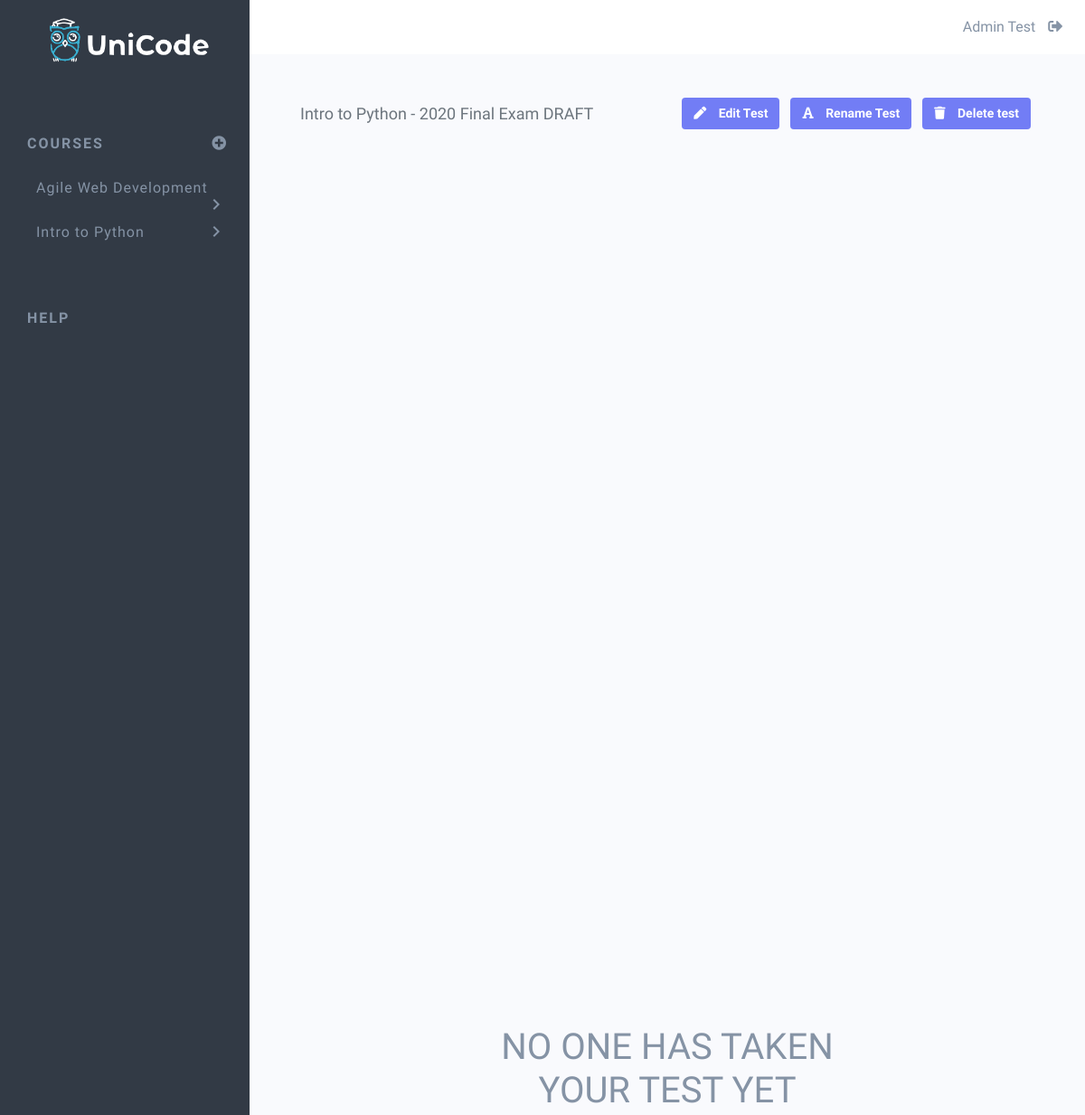
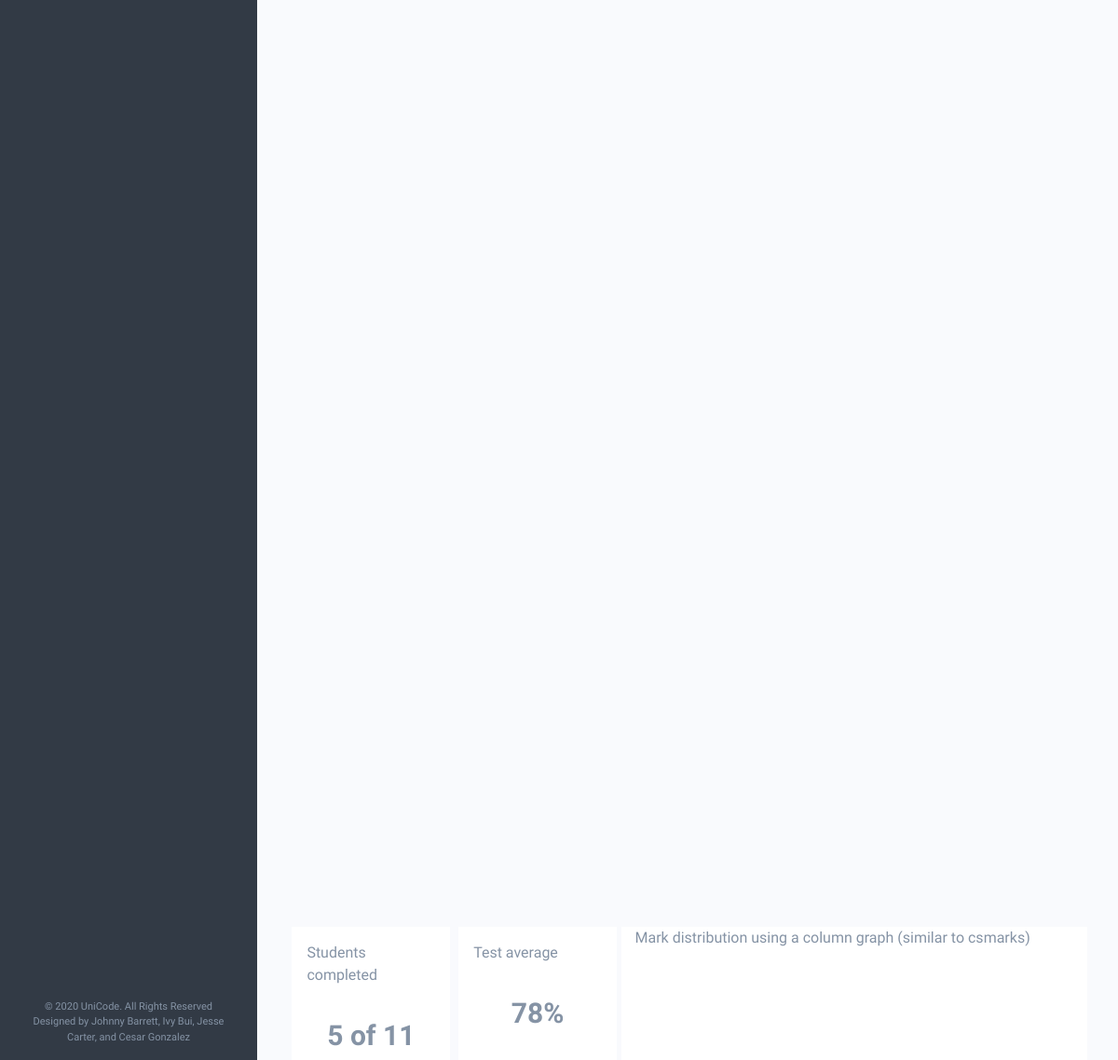
The page /admin/2/3 (signed in) on the database its author committed (2 pictures, top to bottom).
### app/models.py (models this page shows, shortened)
class Course(db.Model):
    __tablename__ = 'courses'
    id = db.Column(db.Integer, primary_key=True, nullable=False)
    name = db.Column(db.String(64))
    course_code = db.Column(db.String(32))
    tests = db.relationship('Test', backref='course', lazy=True)

class User(UserMixin, db.Model):
    __tablename__ = 'users'
    id = db.Column(db.Integer, primary_key=True, nullable=False)
    email = db.Column(db.String(64), index=True, unique=True)
    password_hash = db.Column(db.String(32))
    first_name = db.Column(db.String(32))
    last_name = db.Column(db.String(32))
    is_admin = db.Column(db.Boolean, nullable=False, default=True)
    courses = db.relationship('Course', secondary=enrolments, lazy='subquery',
                              backref=db.backref('users', lazy=True))

class Test(db.Model):
    __tablename__ = 'tests'
    id = db.Column(db.Integer, primary_key=True, nullable=False)
    name = db.Column(db.String(64), nullable=False)
    course_id = db.Column(db.Integer, db.ForeignKey('courses.id'))
    questions = db.relationship('Question', backref='test', lazy=True)

### app/routes.py (the view)
@app.route('/admin/<course_id>/<test_id>')
@login_required
def test_view(course_id, test_id):
    course_form = NewCourseForm()
    course = Course.query.filter_by(id=course_id).first()
    test = Test.query.filter_by(id=test_id).first()
    course_form = NewCourseForm()
    return render_template('admin-test-view.html', course=course,
                           course_form=course_form, test=test)

### app/models.py (called while the page is built)
@login.user_loader
def load_user(id):
    return User.query.get(int(id))

### app/templates/admin-test-view.html (shortened to what this page needs)
{% extends "base.html" %}
{% block content %}
<div class="row mx-2">
    <h1 class="page-heading">{{ course.name }} - {{ test.name }}</h1>
    <div id="edit-test-btns">
        <a href="{{ url_for('edit_test', course_id=course.id, test_id=test.id) }}" class="btn purple-btn edit-test-btn">
            <i class="fas fa-pen"></i>
            Edit Test
        </a>
        <a href=# class="btn purple-btn edit-test-btn">
            <i class="fas fa-font"></i>
            Rename Test
        </a>
        <button class="btn purple-btn edit-test-btn" onclick="deletePrompt()">
            <i class="fas fa-trash"></i>
            Delete test
        </button>
    </div>
</div>
<div id="no-test-taken" class="row h-100">
    <div class="col"></div>
    <div class="col-6 my-auto text-center">
      <h1 class="portal-msg">NO ONE HAS TAKEN
        YOUR TEST YET</h1>
    </div>
    <div class="col"></div>
</div>
<div class="row mb-5">
    <div class="col-5">
        <div class="row mb-5">
        <div class="test-results p-3">
            Students completed
            <span class="result">5 of 11</span>
        </div>
        <div class="test-results p-3">
            Test average
            <span class="result">78%</span>
        </div>
        </div>
    </div>
    <div class="col-7 results-graph">
        Mark distribution using a column graph (similar to csmarks)
    </div>
</div>
{% endblock %}

### app/templates/base.html (shortened to what this page needs)
<!DOCTYPE html>
<html lang="en">
<head>
  <link href="https://stackpath.bootstrapcdn.com/bootstrap/4.4.1/css/bootstrap.min.css" rel="stylesheet">
  <link rel="stylesheet" href="https://use.fontawesome.com/releases/v5.2.0/css/all.css">
<link rel="stylesheet" href="{{ url_for('static', filename='css/style.css') }}">
</head>
<body>
  <div class="sidenav">
    <img id="logo-horiz" src="{{ url_for('static', filename='img/UniCode-colour-horiz.png') }}" alt="UniCode logo">
    <div class="nav-parent" style="margin-left:15px;">
      {% if current_user.is_admin %}
      <div class="row">
        <a href="{{ url_for('admin_portal') }}">Courses</a>
        <a id="new-course-icon" href="#">
          <i id="nav-indicator" class="fas fa-plus-circle"></i>
        </a>
      </div>
      {% else %}
      <div class="row">
        <a href="{{ url_for('student_portal') }}">Courses</a>
      </div>
      {% endif %}
    </div>
    {% if current_user.courses %}
    {% for course in current_user.courses %}
    <a class="nav-child" href="{{ url_for('course_view', course_id=course.id) }}">{{ course.name }}<span
        id="nav-indicator" class="material-icons">chevron_right</span></a>
    {% endfor %}
    {% endif %}
    <div class="nav-parent mt-4">Help</div>
    <div class="footer">
      <p>&copy; 2020 UniCode. All Rights Reserved <br>Designed by Johnny Barrett, Ivy Bui, Jesse Carter, and Cesar
        Gonzalez</p>
    </div>
  </div>
  <div class="topbar">
    <p id="username">{{ current_user.first_name }} {{ current_user.last_name }}
      <a id="logout-icon" href="{{ (url_for('logout')) }}" style="color: #8593A5;"><i
          class="fas fa-sign-out-alt"></i></a>
    </p>
  </div>
  <div class="content-container p-5">
    {% block content %} {% endblock %}
  </div>
</body>
</html>

### app/static/css/style.css (style rules this page uses)
:root { --unicode-main-text-colour: #8593A5; --unicode-dark-grey: #323A45; --unicode-mid-grey1: #6C757D; --unicode-mid-grey3: #98A6AC; --unicode-pale: #F9FAFD; --unicode-pale-purple: #DEDFFC; --unicode-purple: #727DF5; --unicode-yellow: #FFBC00; --unicode-red: #F95C7C; --unicode-green: #0BCF97; --unicode-blue: #39B0D1; }
html, body { min-height: 100% !important; height: 100%; }
body { font-family: 'Cabin', sans-serif; margin: 0; color: var(--unicode-main-text-colour); background-color: var(--unicode-pale); -webkit-font-smoothing: antialiased; -moz-osx-font-smoothing: grayscale; }
body > *:not(.sidenav):not(.topbar) { -webkit-transition: 0.3s -webkit-filter linear; -o-transition: 0.3s -o-filter linear; -moz-transition: 0.3 -moz-filter linear; -ms-transition: 0.3 -moz-filter linear; }
.sidenav { height: 100%; width: 23%; min-width: 275px; position: fixed; z-index: 1; top: 0; left: 0; background-color: #323A45; overflow-x: hidden; padding: 20px 20px 0px 30px; }
.sidenav a { padding-top: 30px; text-decoration: none; font-size: 16px; line-height: 19px; color: #8593A5; display: block; }
#logo-horiz { width:80%; display: block; margin-left: auto; margin-right: auto }
.nav-parent { padding-top: 50px; letter-spacing: 2px; text-transform: uppercase; font-weight: bold; }
a.nav-child { margin-left: 10px; font-weight: 500; letter-spacing: 1px; }
#nav-indicator { float: right; margin-right: 5px; line-height: 19px; }
.footer { font-size: 11px; position: fixed; left: 0; bottom: 0; width: 23%; text-align: center; padding: 0 30px; }
#new-course-icon { position: absolute; margin-right: 5px; right: 5%; }
.topbar { position: sticky; position: -webkit-sticky; top: 0; background-color: #FFFFFF; margin-left: 23%; height: 60px; overflow: hidden; display: block; padding-right: 25px; }
#username { text-align: right; color: var(--unicode-main-text-colour); font-size: 16px; line-height: 60px; }
#logout-icon { color: var(--unicode-main-text-colour); }
.fas { margin-left: 10px; }
.fa-plus-circle { float: right; }
.content-container { margin-right: 0; height: 92%; z-index: 1; background-color: var(--unicode-pale); transition: background-color 0.5s linear; }
.portal-msg { text-align: center; color: var(--unicode-mid-grey2); }
.purple-btn { background-color: var(--unicode-purple); color: white; font-weight: 600; }
.page-heading { font-size: 18px; color: var(--unicode-mid-grey1); text-align: start; line-height: 35px; margin-bottom: 0; }
a { color: inherit; }
#edit-test-btns { position: absolute; right: 5%; }
.edit-test-btn { margin-left: 8px; font-size: 14px; }
.edit-test-btn .fas { margin: 0 10px 0 0; }
.test-results { height: 170px; width: 170px; background-color: #FFFFFF; margin: 0 auto; }
.result { display: block; font-size: 30px; font-weight: bold; text-align: center; height: 100%; margin-top: 30px; }
.results-graph { background-color: #FFFFFF; }

### rows shown on the page
Course: name "Agile Web Development"
Course: name "Intro to Python"
User: first_name "Admin", last_name "Test"
Test: name "2020 Final Exam DRAFT"
